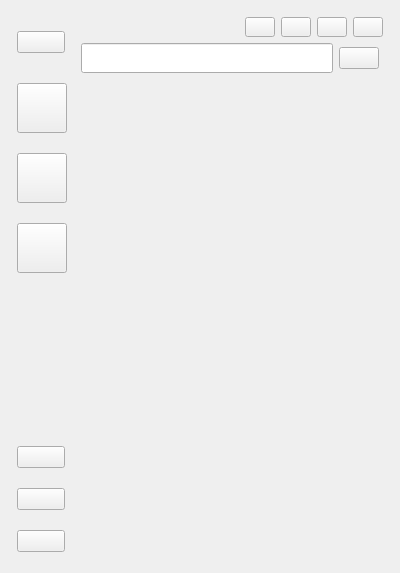
<?xml version="1.0" encoding="UTF-8"?>
<ui version="4.0">
 <class>MainWindow</class>
 <widget class="QWidget" name="MainWindow">
  <property name="geometry">
   <rect>
    <x>0</x>
    <y>0</y>
    <width>400</width>
    <height>573</height>
   </rect>
  </property>
  <property name="minimumSize">
   <size>
    <width>300</width>
    <height>500</height>
   </size>
  </property>
  <property name="maximumSize">
   <size>
    <width>16777</width>
    <height>16777215</height>
   </size>
  </property>
  <property name="mouseTracking">
   <bool>true</bool>
  </property>
  <property name="windowTitle">
   <string>QICQ</string>
  </property>
  <layout class="QHBoxLayout" name="horizontalLayout_7">
   <item>
    <layout class="QHBoxLayout" name="horizontalLayout_3">
     <property name="spacing">
      <number>0</number>
     </property>
     <property name="leftMargin">
      <number>0</number>
     </property>
     <property name="topMargin">
      <number>0</number>
     </property>
     <property name="rightMargin">
      <number>0</number>
     </property>
     <property name="bottomMargin">
      <number>0</number>
     </property>
     <item>
      <widget class="QWidget" name="widget" native="true">
       <property name="minimumSize">
        <size>
         <width>60</width>
         <height>0</height>
        </size>
       </property>
       <property name="maximumSize">
        <size>
         <width>60</width>
         <height>16777215</height>
        </size>
       </property>
       <property name="mouseTracking">
        <bool>true</bool>
       </property>
       <layout class="QHBoxLayout" name="horizontalLayout_5">
        <property name="spacing">
         <number>10</number>
        </property>
        <property name="leftMargin">
         <number>0</number>
        </property>
        <property name="topMargin">
         <number>0</number>
        </property>
        <property name="rightMargin">
         <number>0</number>
        </property>
        <property name="bottomMargin">
         <number>0</number>
        </property>
        <item>
         <layout class="QVBoxLayout" name="verticalLayout">
          <property name="spacing">
           <number>20</number>
          </property>
          <property name="leftMargin">
           <number>6</number>
          </property>
          <property name="topMargin">
           <number>20</number>
          </property>
          <property name="rightMargin">
           <number>6</number>
          </property>
          <property name="bottomMargin">
           <number>10</number>
          </property>
          <item>
           <layout class="QHBoxLayout" name="horizontalLayout_4">
            <property name="bottomMargin">
             <number>10</number>
            </property>
            <item>
             <widget class="QPushButton" name="head_btn">
              <property name="text">
               <string/>
              </property>
             </widget>
            </item>
           </layout>
          </item>
          <item>
           <layout class="QHBoxLayout" name="horizontalLayout_6">
            <item>
             <layout class="QVBoxLayout" name="verticalLayout_4">
              <property name="leftMargin">
               <number>0</number>
              </property>
              <item>
               <widget class="QPushButton" name="conv_btn">
                <property name="minimumSize">
                 <size>
                  <width>50</width>
                  <height>50</height>
                 </size>
                </property>
                <property name="maximumSize">
                 <size>
                  <width>50</width>
                  <height>50</height>
                 </size>
                </property>
                <property name="text">
                 <string/>
                </property>
                <property name="checkable">
                 <bool>true</bool>
                </property>
               </widget>
              </item>
              <item>
               <widget class="QPushButton" name="contact_btn">
                <property name="minimumSize">
                 <size>
                  <width>50</width>
                  <height>50</height>
                 </size>
                </property>
                <property name="maximumSize">
                 <size>
                  <width>50</width>
                  <height>50</height>
                 </size>
                </property>
                <property name="text">
                 <string/>
                </property>
                <property name="checkable">
                 <bool>true</bool>
                </property>
               </widget>
              </item>
              <item>
               <widget class="QPushButton" name="util_btn">
                <property name="minimumSize">
                 <size>
                  <width>50</width>
                  <height>50</height>
                 </size>
                </property>
                <property name="maximumSize">
                 <size>
                  <width>50</width>
                  <height>50</height>
                 </size>
                </property>
                <property name="text">
                 <string/>
                </property>
                <property name="checkable">
                 <bool>true</bool>
                </property>
               </widget>
              </item>
              <item>
               <spacer name="verticalSpacer">
                <property name="orientation">
                 <enum>Qt::Vertical</enum>
                </property>
                <property name="sizeHint" stdset="0">
                 <size>
                  <width>20</width>
                  <height>40</height>
                 </size>
                </property>
               </spacer>
              </item>
              <item>
               <widget class="QPushButton" name="mail_btn">
                <property name="text">
                 <string/>
                </property>
               </widget>
              </item>
              <item>
               <widget class="QPushButton" name="file_btn">
                <property name="text">
                 <string/>
                </property>
               </widget>
              </item>
              <item>
               <widget class="QPushButton" name="setting_btn">
                <property name="text">
                 <string/>
                </property>
                <property name="checkable">
                 <bool>true</bool>
                </property>
               </widget>
              </item>
             </layout>
            </item>
           </layout>
          </item>
         </layout>
        </item>
       </layout>
      </widget>
     </item>
     <item>
      <widget class="QWidget" name="widget_2" native="true">
       <property name="maximumSize">
        <size>
         <width>400</width>
         <height>16777215</height>
        </size>
       </property>
       <property name="mouseTracking">
        <bool>true</bool>
       </property>
       <layout class="QVBoxLayout" name="verticalLayout_7">
        <property name="leftMargin">
         <number>0</number>
        </property>
        <property name="topMargin">
         <number>0</number>
        </property>
        <property name="rightMargin">
         <number>0</number>
        </property>
        <property name="bottomMargin">
         <number>0</number>
        </property>
        <item>
         <layout class="QHBoxLayout" name="horizontalLayout_2">
          <property name="topMargin">
           <number>6</number>
          </property>
          <property name="rightMargin">
           <number>6</number>
          </property>
          <item>
           <spacer name="horizontalSpacer">
            <property name="orientation">
             <enum>Qt::Horizontal</enum>
            </property>
            <property name="sizeHint" stdset="0">
             <size>
              <width>40</width>
              <height>20</height>
             </size>
            </property>
           </spacer>
          </item>
          <item>
           <widget class="QPushButton" name="hide_btn">
            <property name="maximumSize">
             <size>
              <width>30</width>
              <height>20</height>
             </size>
            </property>
            <property name="text">
             <string/>
            </property>
           </widget>
          </item>
          <item>
           <widget class="QPushButton" name="mini_btn">
            <property name="maximumSize">
             <size>
              <width>30</width>
              <height>20</height>
             </size>
            </property>
            <property name="text">
             <string/>
            </property>
           </widget>
          </item>
          <item>
           <widget class="QPushButton" name="max_btn">
            <property name="maximumSize">
             <size>
              <width>30</width>
              <height>20</height>
             </size>
            </property>
            <property name="text">
             <string/>
            </property>
           </widget>
          </item>
          <item>
           <widget class="QPushButton" name="close_btn">
            <property name="maximumSize">
             <size>
              <width>30</width>
              <height>20</height>
             </size>
            </property>
            <property name="text">
             <string/>
            </property>
           </widget>
          </item>
         </layout>
        </item>
        <item>
         <layout class="QVBoxLayout" name="verticalLayout_2">
          <property name="leftMargin">
           <number>0</number>
          </property>
          <property name="topMargin">
           <number>0</number>
          </property>
          <property name="rightMargin">
           <number>0</number>
          </property>
          <property name="bottomMargin">
           <number>0</number>
          </property>
          <item>
           <layout class="QHBoxLayout" name="horizontalLayout">
            <property name="leftMargin">
             <number>10</number>
            </property>
            <property name="rightMargin">
             <number>10</number>
            </property>
            <item>
             <widget class="IconEdit" name="search_edit">
              <property name="minimumSize">
               <size>
                <width>0</width>
                <height>30</height>
               </size>
              </property>
              <property name="maximumSize">
               <size>
                <width>1667</width>
                <height>30</height>
               </size>
              </property>
             </widget>
            </item>
            <item>
             <widget class="QPushButton" name="add_btn">
              <property name="text">
               <string/>
              </property>
             </widget>
            </item>
           </layout>
          </item>
          <item>
           <widget class="AnimationStackedWidget" name="stackedWidget">
            <property name="maximumSize">
             <size>
              <width>400</width>
              <height>16777215</height>
             </size>
            </property>
            <property name="mouseTracking">
             <bool>false</bool>
            </property>
            <property name="currentIndex">
             <number>0</number>
            </property>
            <widget class="QWidget" name="page">
             <layout class="QVBoxLayout" name="verticalLayout_5">
              <property name="leftMargin">
               <number>0</number>
              </property>
              <property name="topMargin">
               <number>0</number>
              </property>
              <property name="rightMargin">
               <number>0</number>
              </property>
              <property name="bottomMargin">
               <number>0</number>
              </property>
              <item>
               <widget class="QWidget" name="widget_4" native="true">
                <layout class="QVBoxLayout" name="verticalLayout_8"/>
               </widget>
              </item>
             </layout>
            </widget>
            <widget class="QWidget" name="page_2">
             <layout class="QHBoxLayout" name="horizontalLayout_8">
              <property name="leftMargin">
               <number>0</number>
              </property>
              <property name="topMargin">
               <number>0</number>
              </property>
              <property name="rightMargin">
               <number>0</number>
              </property>
              <property name="bottomMargin">
               <number>0</number>
              </property>
              <item>
               <widget class="QWidget" name="widget_3" native="true">
                <layout class="QVBoxLayout" name="verticalLayout_6">
                 <property name="leftMargin">
                  <number>0</number>
                 </property>
                 <property name="topMargin">
                  <number>0</number>
                 </property>
                 <property name="rightMargin">
                  <number>0</number>
                 </property>
                 <property name="bottomMargin">
                  <number>0</number>
                 </property>
                </layout>
               </widget>
              </item>
             </layout>
            </widget>
           </widget>
          </item>
         </layout>
        </item>
       </layout>
      </widget>
     </item>
     <item>
      <layout class="QVBoxLayout" name="verticalLayout_3"/>
     </item>
    </layout>
   </item>
  </layout>
 </widget>
 <customwidgets>
  <customwidget>
   <class>IconEdit</class>
   <extends>QLineEdit</extends>
   <header location="global">baseWidget/customedit.h</header>
  </customwidget>
  <customwidget>
   <class>AnimationStackedWidget</class>
   <extends>QStackedWidget</extends>
   <header location="global">baseWidget/animationstackedwidget.h</header>
   <container>1</container>
  </customwidget>
 </customwidgets>
 <resources/>
 <connections/>
</ui>
